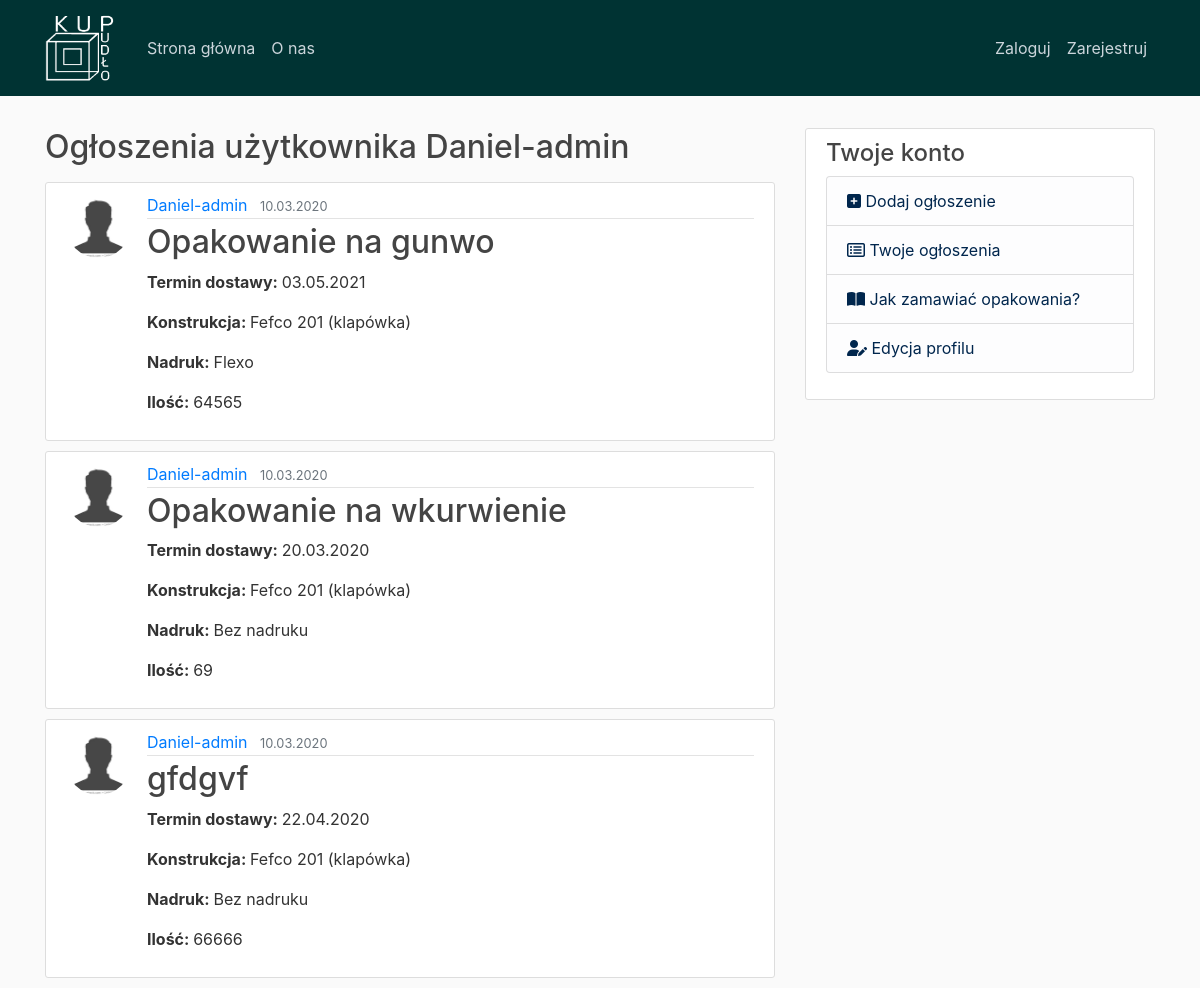
Screenshot of /profil/Daniel-admin with the database file from the repository.
### Tablica/models.py (models this page shows, shortened)
class ogloszenie(models.Model):
    autor = models.ForeignKey(User, on_delete=models.CASCADE)
    data_dodania = models.DateTimeField(auto_now=True)
    nazwa_opakowania = models.CharField(max_length=100)
    termin_dostawy = models.DateTimeField(default="")
    ilość = models.IntegerField(default=0, validators=[MaxValueValidator(1000000), MinValueValidator(0)])
    treść = models.TextField(blank=True)
    długość_mm = models.PositiveSmallIntegerField(null=True, blank=True)
    szerokość_mm = models.PositiveSmallIntegerField(null=True, blank=True)
    wysokość_mm = models.PositiveSmallIntegerField(null=True, blank=True)
    class konstrukcje (models.TextChoices):
        fefco_201 = "aa", _('Fefco 201 (klapówka)')
        fefco_422 = "ab", _('Fefco 422 (tacka skladana recznie)')
        fefco_451 = "ac", _('Fefco 451 (tacka klejona)')
        fefco_700 = "ad", _('Fefco 700 (dno automatyczne)')
        inne = "ae", _('Inne')
    konstrukcja = models.CharField(max_length=30, choices=konstrukcje.choices, default=konstrukcje.fefco_201)
    class nadruk(models.TextChoices):
        bez_nadruku = "bz", ('Bez nadruku')
        flexo = "fl",_('Flexo')
        offset = "of",_('Offset')
    typ_nadruku = models.CharField(max_length=2, choices=nadruk.choices, default=nadruk.bez_nadruku)
    LICZBA_KOLOROW = [
        ('0', '0'),
        ('1', '1'),
        ('2', '2'),
        ('3', '3'),
        ('4', '4'),
        ('5', '5')
    ]
    ilość_kolorów = models.CharField(max_length=30, choices=LICZBA_KOLOROW, default='0', blank=True)
    powierzchnia_zadruku = models.IntegerField(validators=[MaxValueValidator(100), MinValueValidator(0)], blank=True)
    class wojewodztwa(models.TextChoices):
        brak = "BK", _("---")
        dolnoslaskie = "DS", _("dolnośląskie")
        kujawsko_pomorskie = "KP", _("kujawsko-pomorskie")
        lubelskie = "LU", _("lubelskie")
        lubuskie = "LB", _("lubuskie")
        lodzkie = "LDZ", _("łódzkie")
        malopolskie = "MP", _("małopolskie")
        mazowieckie = "MZ", _("mazowieckie")
        opolskie = "OP", _("opolskie")
        podkarpackie = "PK", _("podkarpackie")
        podlaskie = "PL", _("podlaskie")
        pomorskie = "PM", _("pomorskie")
        slaskie = "SL", _("śląskie")
        swietokrzyskie = "SK", _("świętokrzyskie")
        warminsko_mazurskie = "WM", _("warmińsko-mazurskie")
        wielkopolskie = "WP", _("wielkopolskie")
        zachodniopomorskie = "ZP", _("zachodniopomorskie")
    województwo = models.CharField(max_length=30, choices=wojewodztwa.choices, default=wojewodztwa.brak)
    miejscowość = models.CharField(max_length=100, default="")
    class palety(models.TextChoices):
        Euro_paleta = "EU", _('Paleta EURO')
        Paleta_UK = "UK", _('Paleta UK')
        Paleta_jednorazowa = "PJ", _('Paleta jednorazowa')
    Paleta = models.CharField(max_length=100, choices=palety.choices, default=palety.Euro_paleta)

### users/models.py (models this page shows, shortened)
class Profile(models.Model):
    user = models.OneToOneField(User, on_delete=models.CASCADE)
    image = models.ImageField(default='default.jpg', upload_to='profile_pics')

### Tablica/views.py (the view)
# urls.py: path('profil/<str:username>', UserogloszenieListView.as_view(), name='profil-ogloszenia'),
class UserogloszenieListView(ListView):    #podobnie jak View dla wyświetlania z tą różnicą, że dla jednego użytkownika
    model = ogloszenie
    template_name = 'Tablica/profil-ogloszenia.html'
    context_object_name = 'ogloszenie'
    paginate_by = 5
    def get_queryset(self):                 #ten def odpowiada za pogranie uzytkownika oraz posegregowanie wg daty
        user = get_object_or_404(User, username=self.kwargs.get('username'))
        return ogloszenie.objects.filter(autor=user).order_by('-data_dodania')

### Tablica/templates/Tablica/profil-ogloszenia.html (shortened to what this page needs)
{% extends "Tablica/base.html" %}
{% block body %}
    <h2 class="mb-3">Ogłoszenia użytkownika {{ view.kwargs.username }} </h2>
    {% for ogloszenie in ogloszenie %}
        <article class="media content-section">
          <img class="rounded-circle article-img" src="{{ ogloszenie.autor.profile.image.url }}">
          <div class="media-body">
            <div class="article-metadata">
              <a class="mr-2" href="#">{{ogloszenie.autor}}</a>
              <small class="text-muted">{{ ogloszenie.data_dodania|date:"d.m.o" }}</small>
            </div>
            <h2><a class="article-title" href="{% url 'ogloszenie-detal' ogloszenie.id %}">{{ ogloszenie.nazwa_opakowania }}</a></h2>
            <p class="article-content"><b>Termin dostawy: </b>{{ogloszenie.termin_dostawy|date:"d.m.o"}}</p>
            <p class="article-content"><b>Konstrukcja: </b>{{ogloszenie.get_konstrukcja_display}}</p>
            <p class="article-content"><b>Nadruk: </b>{{ogloszenie.get_typ_nadruku_display}}</p>
            <p class="article-content"><b>Ilość: </b>{{ogloszenie.ilość}}</p>
          </div>
        </article>
    {% endfor %}
{% endblock %}

### Tablica/static/Tablica/main.css (style rules this page uses)
body { background: #fafafa; color: #333333; margin-top: 5rem; }
h1, h2, h3, h4, h5, h6 { color: #444444; }
.content-section { background: #ffffff; padding: 10px 20px; border: 1px solid #dddddd; border-radius: 3px; margin-bottom: 10px; }
.article-title { color: #444444; }
.article-content { white-space: pre-line; }
.article-img { height: 65px; width: 65px; margin-right: 16px; }
.article-metadata { padding-bottom: 1px; margin-bottom: 4px; border-bottom: 1px solid #e3e3e3 }

### rows the page displays
ogloszenie: autor.profile.image (placeholder picture), autor "Daniel-admin", data_dodania "10.03.2020", nazwa_opakowania "Opakowanie na gunwo", termin_dostawy "03.05.2021", konstrukcja "Fefco 201 (klapówka)", typ_nadruku "Flexo", ilość "64565"
ogloszenie: autor.profile.image (placeholder picture), autor "Daniel-admin", data_dodania "10.03.2020", nazwa_opakowania "Opakowanie na wkurwienie", termin_dostawy "20.03.2020", konstrukcja "Fefco 201 (klapówka)", typ_nadruku "Bez nadruku", ilość "69"
ogloszenie: autor.profile.image (placeholder picture), autor "Daniel-admin", data_dodania "10.03.2020", nazwa_opakowania "gfdgvf", termin_dostawy "22.04.2020", konstrukcja "Fefco 201 (klapówka)", typ_nadruku "Bez nadruku", ilość "66666"

### other values shown
{{ view.kwargs.username }} "Daniel-admin"
